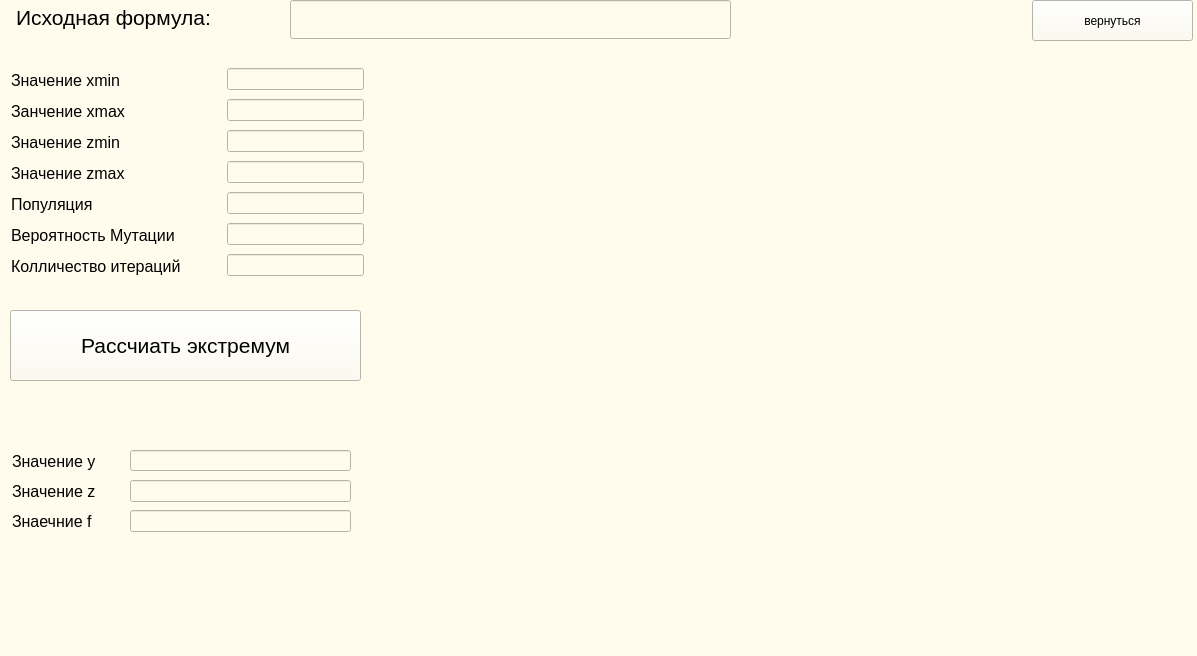
<?xml version="1.0" encoding="UTF-8"?>
<ui version="4.0">
 <class>form</class>
 <widget class="QMainWindow" name="form">
  <property name="enabled">
   <bool>true</bool>
  </property>
  <property name="geometry">
   <rect>
    <x>0</x>
    <y>0</y>
    <width>1197</width>
    <height>656</height>
   </rect>
  </property>
  <property name="sizePolicy">
   <sizepolicy hsizetype="Preferred" vsizetype="Preferred">
    <horstretch>100</horstretch>
    <verstretch>100</verstretch>
   </sizepolicy>
  </property>
  <property name="acceptDrops">
   <bool>true</bool>
  </property>
  <property name="windowTitle">
   <string>Набросок</string>
  </property>
  <property name="styleSheet">
   <string notr="true">background-color: rgb(255, 252, 237);</string>
  </property>
  <widget class="QWidget" name="centralwidget">
   <property name="sizePolicy">
    <sizepolicy hsizetype="Expanding" vsizetype="Expanding">
     <horstretch>100</horstretch>
     <verstretch>100</verstretch>
    </sizepolicy>
   </property>
   <widget class="QWidget" name="w1" native="true">
    <property name="geometry">
     <rect>
      <x>10</x>
      <y>40</y>
      <width>1181</width>
      <height>561</height>
     </rect>
    </property>
   </widget>
   <widget class="QPushButton" name="calcul">
    <property name="geometry">
     <rect>
      <x>10</x>
      <y>310</y>
      <width>351</width>
      <height>71</height>
     </rect>
    </property>
    <property name="font">
     <font>
      <pointsize>16</pointsize>
     </font>
    </property>
    <property name="text">
     <string>Рассчиать экстремум</string>
    </property>
   </widget>
   <widget class="QPushButton" name="back">
    <property name="geometry">
     <rect>
      <x>1032</x>
      <y>0</y>
      <width>161</width>
      <height>41</height>
     </rect>
    </property>
    <property name="sizePolicy">
     <sizepolicy hsizetype="Preferred" vsizetype="Preferred">
      <horstretch>0</horstretch>
      <verstretch>0</verstretch>
     </sizepolicy>
    </property>
    <property name="text">
     <string>вернуться</string>
    </property>
   </widget>
   <widget class="QLineEdit" name="formula">
    <property name="geometry">
     <rect>
      <x>290</x>
      <y>0</y>
      <width>441</width>
      <height>39</height>
     </rect>
    </property>
    <property name="sizePolicy">
     <sizepolicy hsizetype="Preferred" vsizetype="Expanding">
      <horstretch>0</horstretch>
      <verstretch>0</verstretch>
     </sizepolicy>
    </property>
    <property name="font">
     <font>
      <pointsize>16</pointsize>
     </font>
    </property>
    <property name="readOnly">
     <bool>true</bool>
    </property>
   </widget>
   <widget class="QLineEdit" name="f_line">
    <property name="geometry">
     <rect>
      <x>14</x>
      <y>0</y>
      <width>271</width>
      <height>35</height>
     </rect>
    </property>
    <property name="sizePolicy">
     <sizepolicy hsizetype="Preferred" vsizetype="Preferred">
      <horstretch>0</horstretch>
      <verstretch>0</verstretch>
     </sizepolicy>
    </property>
    <property name="font">
     <font>
      <pointsize>16</pointsize>
     </font>
    </property>
    <property name="text">
     <string>Исходная формула:</string>
    </property>
    <property name="frame">
     <bool>false</bool>
    </property>
    <property name="readOnly">
     <bool>true</bool>
    </property>
   </widget>
   <widget class="QLineEdit" name="lineEdit">
    <property name="geometry">
     <rect>
      <x>130</x>
      <y>450</y>
      <width>221</width>
      <height>21</height>
     </rect>
    </property>
    <property name="font">
     <font>
      <pointsize>12</pointsize>
     </font>
    </property>
    <property name="readOnly">
     <bool>true</bool>
    </property>
   </widget>
   <widget class="QLineEdit" name="lineEdit_2">
    <property name="geometry">
     <rect>
      <x>10</x>
      <y>450</y>
      <width>113</width>
      <height>22</height>
     </rect>
    </property>
    <property name="font">
     <font>
      <pointsize>12</pointsize>
      <weight>50</weight>
      <bold>false</bold>
     </font>
    </property>
    <property name="text">
     <string>Значение у</string>
    </property>
    <property name="frame">
     <bool>false</bool>
    </property>
    <property name="readOnly">
     <bool>true</bool>
    </property>
   </widget>
   <widget class="QLineEdit" name="lineEdit_4">
    <property name="geometry">
     <rect>
      <x>10</x>
      <y>480</y>
      <width>113</width>
      <height>22</height>
     </rect>
    </property>
    <property name="font">
     <font>
      <pointsize>12</pointsize>
     </font>
    </property>
    <property name="text">
     <string>Значение z</string>
    </property>
    <property name="frame">
     <bool>false</bool>
    </property>
    <property name="readOnly">
     <bool>true</bool>
    </property>
   </widget>
   <widget class="QLineEdit" name="lineEdit_5">
    <property name="geometry">
     <rect>
      <x>130</x>
      <y>480</y>
      <width>221</width>
      <height>22</height>
     </rect>
    </property>
    <property name="font">
     <font>
      <pointsize>12</pointsize>
     </font>
    </property>
    <property name="readOnly">
     <bool>true</bool>
    </property>
   </widget>
   <widget class="QLineEdit" name="lineEdit_6">
    <property name="geometry">
     <rect>
      <x>10</x>
      <y>510</y>
      <width>113</width>
      <height>22</height>
     </rect>
    </property>
    <property name="font">
     <font>
      <pointsize>12</pointsize>
     </font>
    </property>
    <property name="text">
     <string>Знаечние f</string>
    </property>
    <property name="frame">
     <bool>false</bool>
    </property>
    <property name="readOnly">
     <bool>true</bool>
    </property>
   </widget>
   <widget class="QLineEdit" name="lineEdit_7">
    <property name="geometry">
     <rect>
      <x>130</x>
      <y>510</y>
      <width>221</width>
      <height>22</height>
     </rect>
    </property>
    <property name="font">
     <font>
      <pointsize>12</pointsize>
     </font>
    </property>
    <property name="readOnly">
     <bool>true</bool>
    </property>
   </widget>
   <widget class="QLabel" name="label_7">
    <property name="geometry">
     <rect>
      <x>11</x>
      <y>254</y>
      <width>209</width>
      <height>24</height>
     </rect>
    </property>
    <property name="font">
     <font>
      <pointsize>12</pointsize>
     </font>
    </property>
    <property name="text">
     <string>Колличество итераций</string>
    </property>
   </widget>
   <widget class="QLineEdit" name="l7">
    <property name="geometry">
     <rect>
      <x>227</x>
      <y>254</y>
      <width>137</width>
      <height>22</height>
     </rect>
    </property>
   </widget>
   <widget class="QLabel" name="label">
    <property name="geometry">
     <rect>
      <x>11</x>
      <y>68</y>
      <width>137</width>
      <height>24</height>
     </rect>
    </property>
    <property name="font">
     <font>
      <pointsize>12</pointsize>
     </font>
    </property>
    <property name="text">
     <string>Значение хmin</string>
    </property>
   </widget>
   <widget class="QLineEdit" name="l1">
    <property name="geometry">
     <rect>
      <x>227</x>
      <y>68</y>
      <width>137</width>
      <height>22</height>
     </rect>
    </property>
   </widget>
   <widget class="QLabel" name="label_3">
    <property name="geometry">
     <rect>
      <x>11</x>
      <y>192</y>
      <width>101</width>
      <height>24</height>
     </rect>
    </property>
    <property name="font">
     <font>
      <pointsize>12</pointsize>
     </font>
    </property>
    <property name="text">
     <string>Популяция</string>
    </property>
   </widget>
   <widget class="QLabel" name="label_4">
    <property name="geometry">
     <rect>
      <x>11</x>
      <y>223</y>
      <width>199</width>
      <height>24</height>
     </rect>
    </property>
    <property name="font">
     <font>
      <pointsize>12</pointsize>
     </font>
    </property>
    <property name="text">
     <string>Вероятность Мутации</string>
    </property>
   </widget>
   <widget class="QLabel" name="label_5">
    <property name="geometry">
     <rect>
      <x>11</x>
      <y>99</y>
      <width>142</width>
      <height>24</height>
     </rect>
    </property>
    <property name="font">
     <font>
      <pointsize>12</pointsize>
     </font>
    </property>
    <property name="text">
     <string>Занчение xmax</string>
    </property>
   </widget>
   <widget class="QLabel" name="label_2">
    <property name="geometry">
     <rect>
      <x>11</x>
      <y>130</y>
      <width>136</width>
      <height>24</height>
     </rect>
    </property>
    <property name="font">
     <font>
      <pointsize>12</pointsize>
     </font>
    </property>
    <property name="text">
     <string>Значение zmin</string>
    </property>
   </widget>
   <widget class="QLineEdit" name="l2">
    <property name="geometry">
     <rect>
      <x>227</x>
      <y>99</y>
      <width>137</width>
      <height>22</height>
     </rect>
    </property>
   </widget>
   <widget class="QLabel" name="label_6">
    <property name="geometry">
     <rect>
      <x>11</x>
      <y>161</y>
      <width>141</width>
      <height>24</height>
     </rect>
    </property>
    <property name="font">
     <font>
      <pointsize>12</pointsize>
     </font>
    </property>
    <property name="text">
     <string>Значение zmax</string>
    </property>
   </widget>
   <widget class="QLineEdit" name="l3">
    <property name="geometry">
     <rect>
      <x>227</x>
      <y>130</y>
      <width>137</width>
      <height>22</height>
     </rect>
    </property>
   </widget>
   <widget class="QLineEdit" name="l4">
    <property name="geometry">
     <rect>
      <x>227</x>
      <y>161</y>
      <width>137</width>
      <height>22</height>
     </rect>
    </property>
   </widget>
   <widget class="QLineEdit" name="l5">
    <property name="geometry">
     <rect>
      <x>227</x>
      <y>192</y>
      <width>137</width>
      <height>22</height>
     </rect>
    </property>
   </widget>
   <widget class="QLineEdit" name="l6">
    <property name="geometry">
     <rect>
      <x>227</x>
      <y>223</y>
      <width>137</width>
      <height>22</height>
     </rect>
    </property>
   </widget>
  </widget>
  <widget class="QMenuBar" name="menubar">
   <property name="geometry">
    <rect>
     <x>0</x>
     <y>0</y>
     <width>1197</width>
     <height>26</height>
    </rect>
   </property>
  </widget>
  <widget class="QStatusBar" name="statusbar"/>
  <action name="extr">
   <property name="text">
    <string>Экстремум</string>
   </property>
  </action>
  <action name="funk">
   <property name="text">
    <string>Функция</string>
   </property>
  </action>
  <action name="distr">
   <property name="text">
    <string>Распределения</string>
   </property>
  </action>
 </widget>
 <resources/>
 <connections/>
</ui>
